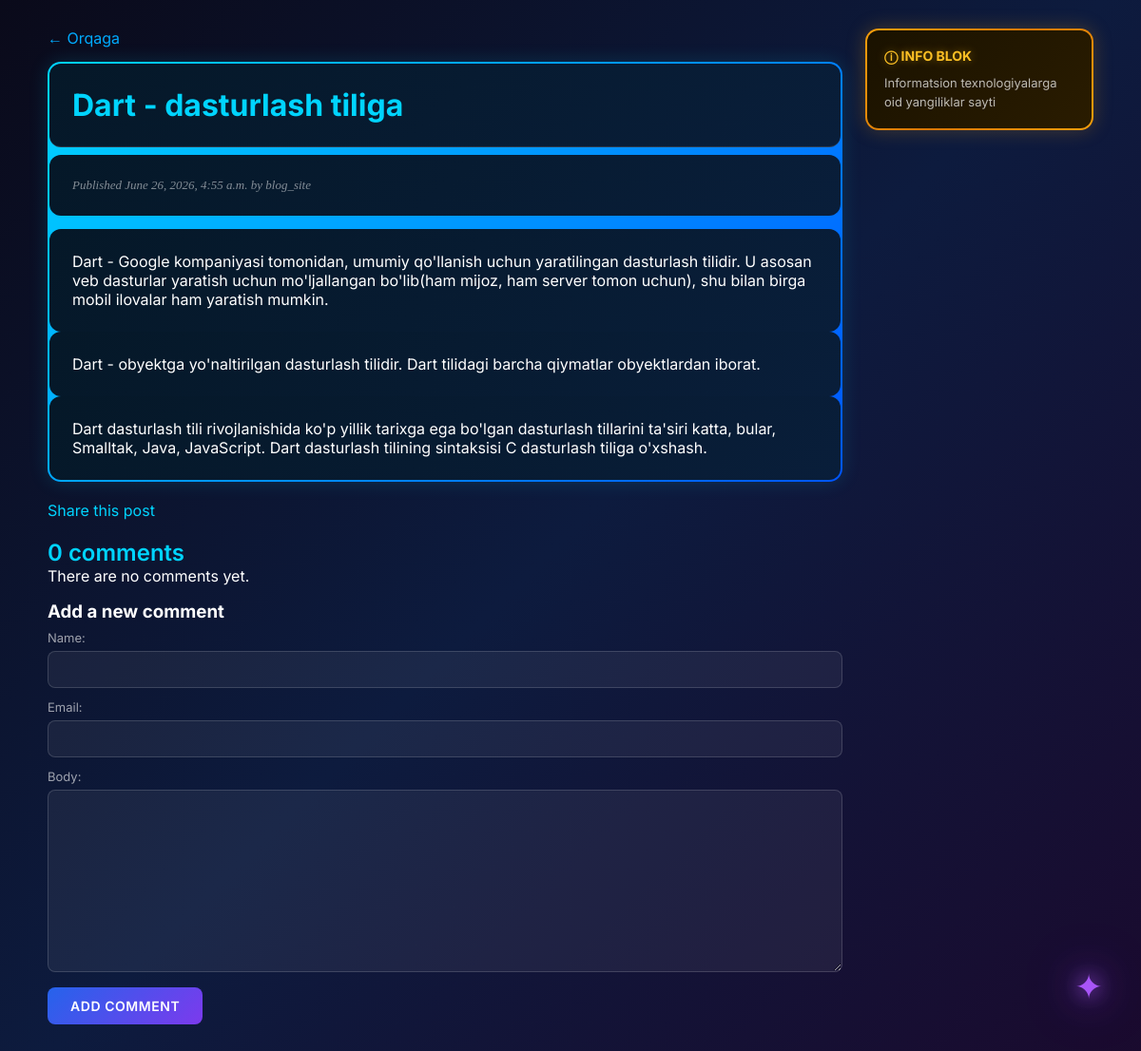
The app's page /2026/6/26/dart-dasturlash-tiliga/ with its own data.
### blog_site/models.py (models this page shows, shortened)
class Post(models.Model):
    STATUS_CHOICES = (
        ('draft', 'Draft'),
        ('published', 'Published'),
    )
    title = models.CharField(max_length=250)
    slug = models.SlugField(max_length=250, unique_for_date='publish')
    author = models.ForeignKey(User, on_delete=models.CASCADE, related_name='blog_posts')
    body = models.TextField()
    publish = models.DateTimeField(default=timezone.now)
    created = models.DateTimeField(auto_now_add=True)
    updated = models.DateTimeField(auto_now=True)
    status = models.CharField(max_length=10,
                              choices=STATUS_CHOICES,
                              default='draft')
    class Meta:
        ordering = ('-publish',)
    objects = models.Manager()
    published = PublishedManager()

### blog_site/views.py (the view)
def post_detail(request, year, month, day, slug):
    post = get_object_or_404(Post, slug=slug,
                             status='published',
                             publish__year=year,
                             publish__month=month,
                             publish__day=day)
    comments = post.comments.filter(active=True)
    new_comment = None
    if request.method == 'POST':
        comment_form = CommentForm(data=request.POST)
        if comment_form.is_valid():
            new_comment = comment_form.save(commit=False)
            new_comment.post = post
            new_comment.save()
    else:
        comment_form = CommentForm()  # ✅ GET requestda bo'sh forma
    return render(request, 'blog/post/detail.html', {
        'post': post,
        'comments': comments,
        'new_comment': new_comment,
        'comment_form': comment_form,  # ✅ templatega uzatish
    })

### blog_site/forms.py
class CommentForm(forms.ModelForm):
    class Meta:
        model = Comment
        fields = ['name', 'email', 'body']

### templates/blog/post/detail.html (shortened to what this page needs)
{% extends "blog/base.html" %}
{% block content %}
    <a href="{% url 'blogapp:post_list' %}" style="display:inline-block; margin-bottom:15px; color:#00abff;">← Orqaga</a>
    <div class="post-detail">
        <h1>{{ post.title }}</h1>
        <p class="date">
            Published {{ post.publish }} by {{ post.author }}
        </p>
        {{ post.body|linebreaks }}
    </div>
    <a href="{% url 'blogapp:post_share' post.id %}">Share this post</a>
    {% with comments.count as total_comments %}
    <h2>{{ total_comments }} comments</h2>
    {% endwith %}
    {% for comment in comments %}
        <div class="comment">
            <p class="info">
                Comment {{ forloop.counter }} by {{ comment.name }} {{ comment.created }}
            </p>
            <p>{{ comment.body }}</p>
        </div>
    {% empty %}
        <p>There are no comments yet.</p>
    {% endfor %}
    {% if new_comment %}
        <h3>Your comment has been added!</h3>
    {% else %}
        <h3>Add a new comment</h3>
        <form action="." method="post">
            {{ comment_form.as_p }}
            <input type="submit" value="ADD COMMENT">
        </form>
    {% endif %}
{% endblock %}

### blog_site/static/css/blog.css (style rules this page uses)
* { margin: 0; padding: 0; box-sizing: border-box; }
body { font-family: 'Inter', sans-serif; background: linear-gradient(135deg, #0a0a1a 0%, #0d1b3e 50%, #1a0a2e 100%); min-height: 100vh; color: white; padding: 30px 20px; position: relative; overflow-x: hidden; }
a { color: #00d4ff; text-decoration: none; }
h1 { font-weight: 700; border-bottom: 1px solid rgba(255,255,255,0.15); padding: 0 0 14px; color: #00d4ff; }
h2 { font-weight: 600; margin: 20px 0 0; color: #00d4ff; }
h3 { color: white; margin: 16px 0 8px; }
p.date { color: rgba(255,255,255,0.5); font-size: 13px; margin: 8px 0 14px; font-style: italic; font-family: georgia, serif; }
.post-detail { border-radius: 14px; padding: 2px; background: linear-gradient(135deg, #00d4ff, #0055ff); margin-bottom: 20px; box-shadow: 0 0 20px rgba(0, 212, 255, 0.15); }
.post-detail > * { background: linear-gradient(135deg, #051828, #091e3a); border-radius: 12px; padding: 24px; display: block; }
label { display: block; color: rgba(255,255,255,0.6); margin-bottom: 6px; font-size: 13px; }
input, textarea { width: 100%; background: rgba(255,255,255,0.06); border: 1px solid rgba(255,255,255,0.15); border-radius: 8px; padding: 10px 14px; font-size: 14px; color: white; margin-bottom: 12px; font-family: 'Inter', sans-serif; transition: border-color 0.2s; }
input::placeholder, textarea::placeholder { color: rgba(255,255,255,0.3); }
input[type=submit] { background: linear-gradient(135deg, #2563eb, #7c3aed); border: none; color: white; font-weight: 600; cursor: pointer; padding: 11px 24px; font-size: 14px; letter-spacing: 0.04em; transition: opacity 0.2s; width: auto; }

### records on screen
Post: title "Dart - dasturlash tiliga", publish "June 26, 2026, 4:55 a.m.", author "blog_site", body "Dart - Google kompaniyasi tomonidan, umumiy qo'llanish uchun yaratilingan dasturlash tilidir. U asosan veb dasturlar yaratish uchun mo'ljallangan bo'lib(ham mijoz, ham server tomon uchun), shu bilan birga mobil ilovalar ham yaratish mumkin. Dart - obyektga yo'naltirilgan dasturlash tilidir. Dart tilidagi barcha qiymatlar obyektlardan iborat. Dart dasturlash tili rivojlanishida ko'p yillik tarixga ega bo'lgan dasturlash tillarini ta'siri katta, bular, Smalltak, Java, JavaScript. Dart dasturlash tilining sintaksisi C dasturlash tiliga o'xshash."

### other values on screen
{{ total_comments }} "0"
